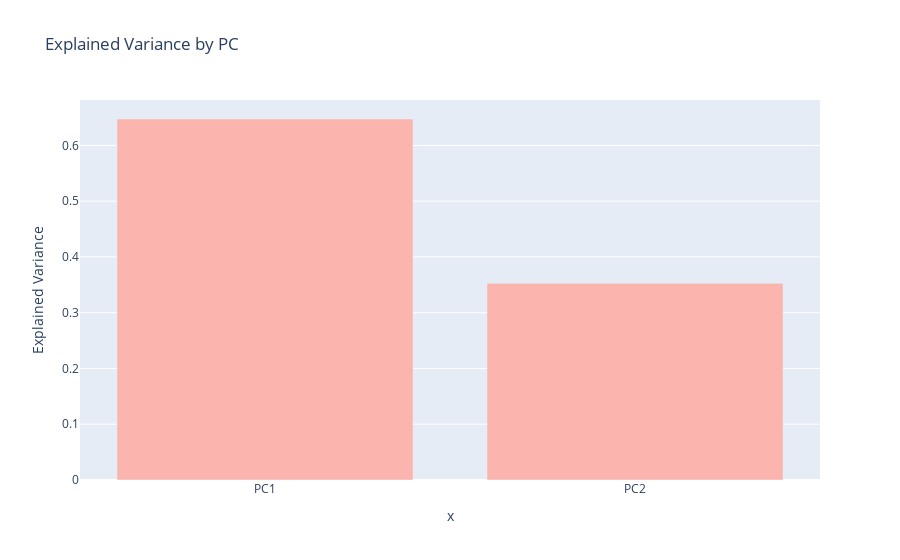
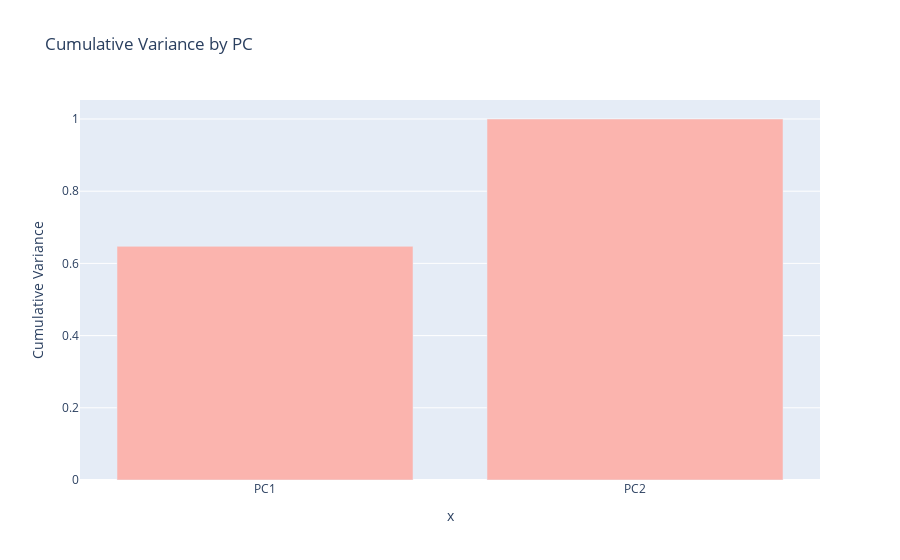

These figures' notebook cell, in order:
### Code cell
# prompt: plot the table above
import plotly.express as px
fig = px.bar(pca_variances, x=pca_columns, y='Explained Variance', title='Explained Variance by PC',
             labels={'Explained Variance': 'Explained Variance', 'PC': 'PC'},
             color_discrete_sequence=px.colors.qualitative.Pastel1)
fig.show()
fig = px.bar(pca_variances, x=pca_columns, y='Cumulative Variance', title='Cumulative Variance by PC',
             labels={'Cumulative Variance': 'Cumulative Variance', 'PC': 'PC'},
             color_discrete_sequence=px.colors.qualitative.Pastel1)
fig.show()

### Figure 1 — Plotly figure (JSON) as saved in the notebook; plotly's stock layout.template omitted (floating-point values rounded to 4 significant figures)
{"data": [{"alignmentgroup": "True", "hovertemplate": "x=%{x}<br>Explained Variance=%{y}<extra></extra>", "legendgroup": "", "marker": {"color": "rgb(251,180,174)", "pattern": {"shape": ""}}, "name": "", "offsetgroup": "", "orientation": "v", "showlegend": false, "textposition": "auto", "type": "bar", "x": ["PC1", "PC2"], "xaxis": "x", "y": [0.6473, 0.3527], "yaxis": "y"}], "layout": {"barmode": "relative", "legend": {"tracegroupgap": 0}, "title": {"text": "Explained Variance by PC"}, "xaxis": {"anchor": "y", "domain": [0, 1], "title": {"text": "x"}}, "yaxis": {"anchor": "x", "domain": [0, 1], "title": {"text": "Explained Variance"}}}}

### Figure 2 — Plotly figure (JSON) as saved in the notebook; plotly's stock layout.template omitted (floating-point values rounded to 4 significant figures)
{"data": [{"alignmentgroup": "True", "hovertemplate": "x=%{x}<br>Cumulative Variance=%{y}<extra></extra>", "legendgroup": "", "marker": {"color": "rgb(251,180,174)", "pattern": {"shape": ""}}, "name": "", "offsetgroup": "", "orientation": "v", "showlegend": false, "textposition": "auto", "type": "bar", "x": ["PC1", "PC2"], "xaxis": "x", "y": [0.6473, 1], "yaxis": "y"}], "layout": {"barmode": "relative", "legend": {"tracegroupgap": 0}, "title": {"text": "Cumulative Variance by PC"}, "xaxis": {"anchor": "y", "domain": [0, 1], "title": {"text": "x"}}, "yaxis": {"anchor": "x", "domain": [0, 1], "title": {"text": "Cumulative Variance"}}}}
